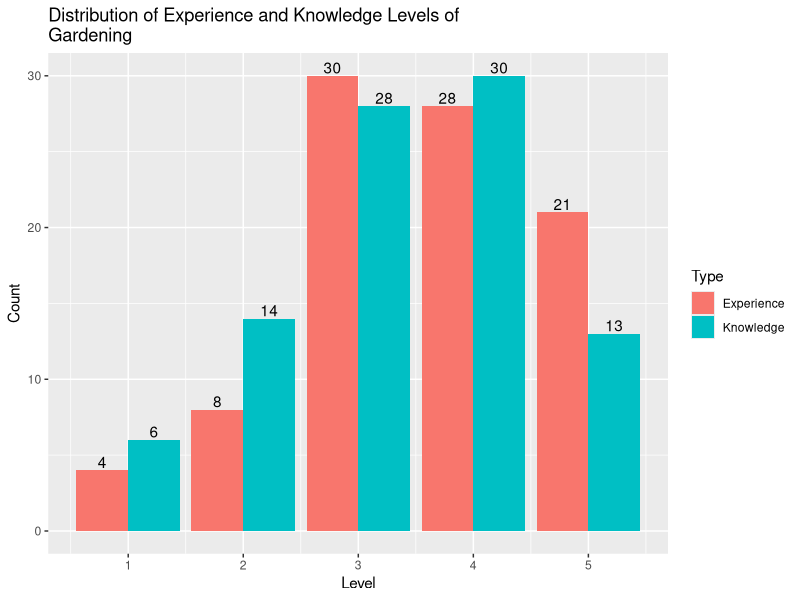
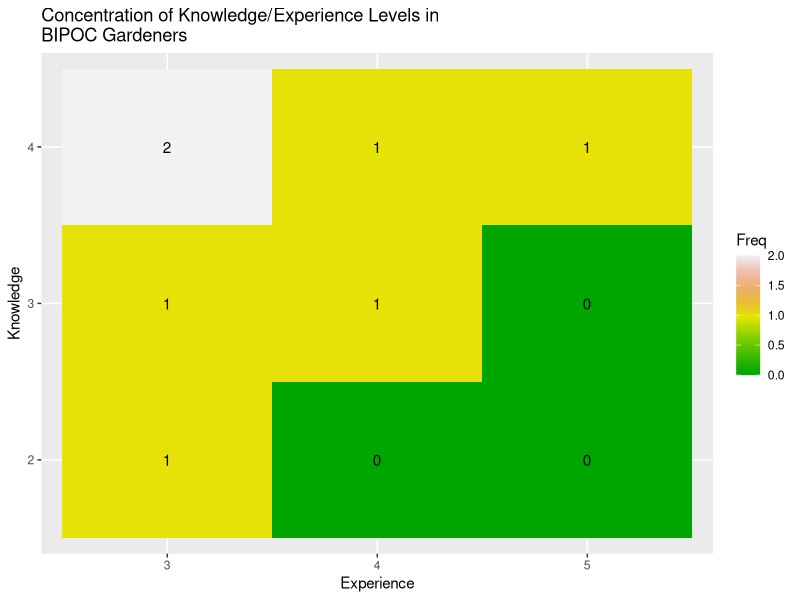
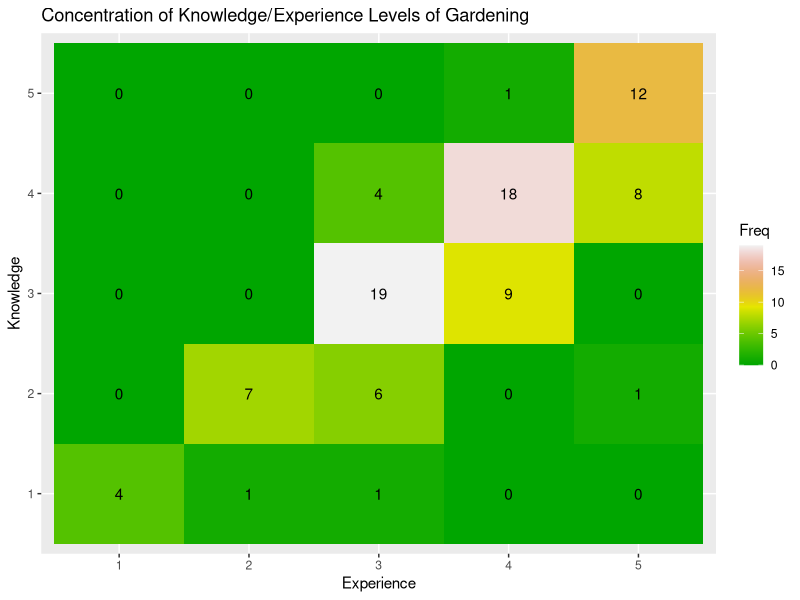
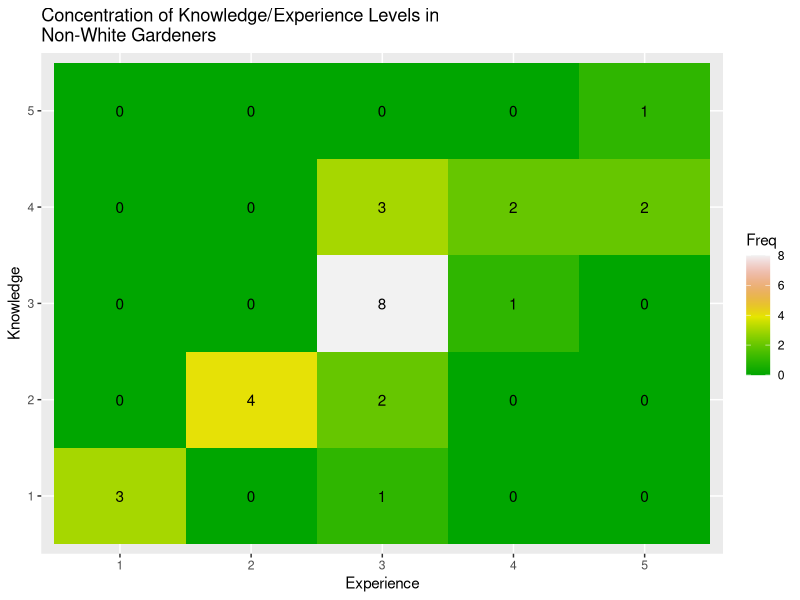
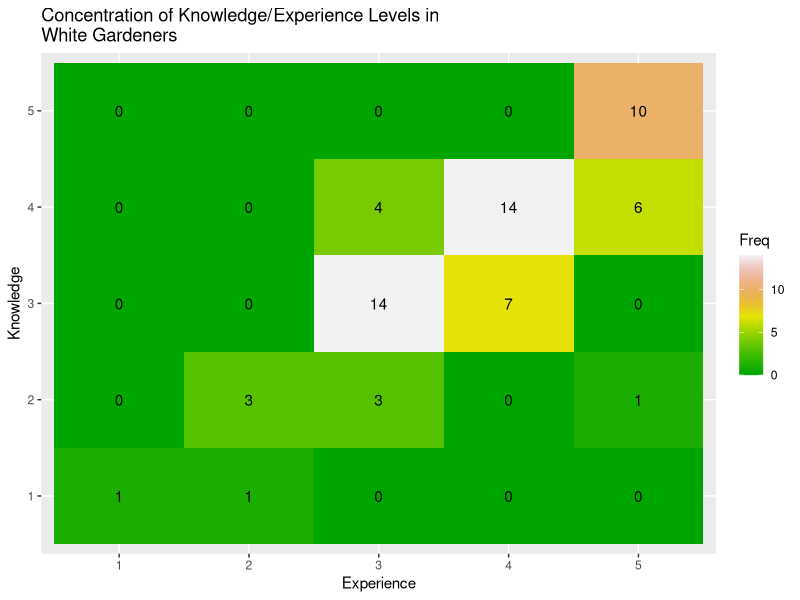
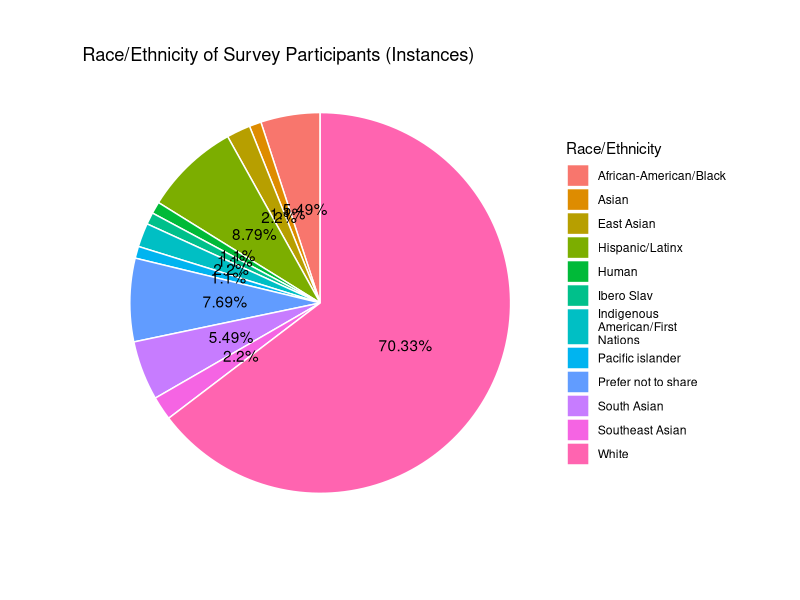
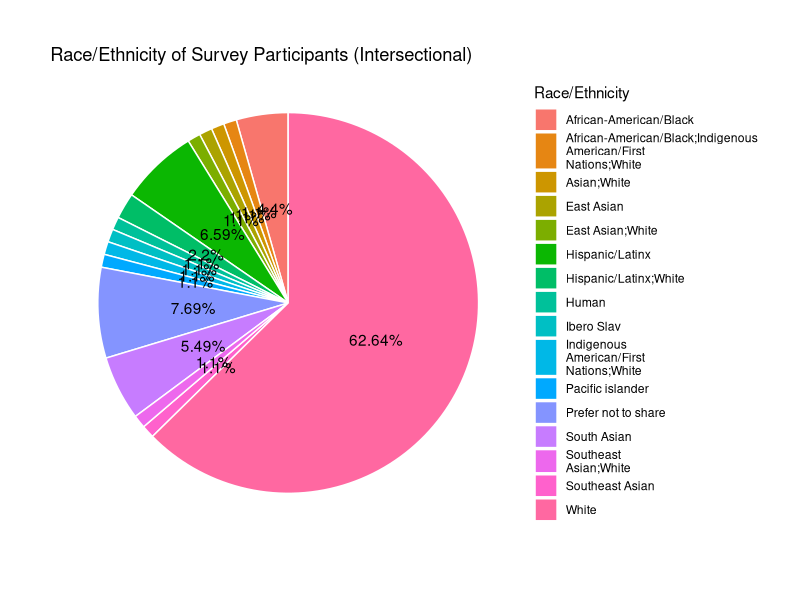

Write the R code that produced these figures, in order.
library("tidyr")
library("ggplot2")
library("dplyr")
library("stringr")

survey <- read.csv("survey.csv")

colnames(survey) <- c('Time', 'Age', 'Gender', 'Race_Ethnicity', 'Income', 'Experience', 'Knowledge', 'BestLearn', 'HowGrow', 'Community', 'WhatCommunity', 'OftenCommunity', 'WhyGarden', 'StruggleCommunity', 'Interview')

survey[survey$Race_Ethnicity == "White/asian", "Race_Ethnicity"] = "Asian;White"


## Race/Ethnicity

survey_race <- survey %>%
  group_by(Race_Ethnicity) %>%
  count() %>%
  ungroup %>%
  mutate(Percentage = round((n / sum(n)) * 100, digits = 2))

survey_race_separate <- survey %>%
  separate_rows(Race_Ethnicity, sep=";") %>%
  group_by(Race_Ethnicity) %>%
  count() %>%
  ungroup %>%
  mutate(Percentage = round((n / nrow(survey)) * 100, digits = 2))


plotInstance <- ggplot(survey_race_separate, aes(x="", y=Percentage, fill=str_wrap(Race_Ethnicity, 20))) +
  geom_bar(stat="identity", width=1, color = "white") +
  coord_polar("y", start=0) +
  theme_void() +
  geom_text(aes(label = paste0(Percentage, "%")), position = position_stack(vjust=0.5)) +
  labs(title = "Race/Ethnicity of Survey Participants (Instances)", x = NULL, y = NULL, fill = "Race/Ethnicity") +
  theme(plot.margin = margin(1,1,1.5,1.2, "cm"))

plotIntersectional <- ggplot(survey_race, aes(x="", y=Percentage, fill=str_wrap(Race_Ethnicity, 20))) +
  geom_bar(stat="identity", width=1, color = "white") +
  coord_polar("y", start=0) +
  theme_void() +
  geom_text(aes(label = paste0(Percentage, "%")), position = position_stack(vjust=0.5)) +
  labs(title = "Race/Ethnicity of Survey Participants (Intersectional)", x = NULL, y = NULL, fill = "Race/Ethnicity") +
  theme(plot.margin = margin(1,1,1.5,1.2, "cm"))

## Experience and Knowledge

survey_experience_knowledge <- survey %>%
  select(Experience, Knowledge) %>%
  gather(key="Type", value="Level", 1:2)

survey_experience_knowledge2 <- survey %>%
  select(Experience, Knowledge)

experience_knowledge_bar <- ggplot(survey_experience_knowledge, aes(fill = Type, x=Level)) +
  geom_bar(stat="count", position = "dodge") +
  labs(title=str_wrap("Distribution of Experience and Knowledge Levels of Gardening", 50)) +
  scale_y_continuous("Count") +
  geom_text(aes(label = after_stat(count)), stat="count", vjust = -0.2, position = position_dodge(.9))

experience_knowledge_heat <- data.frame(table(survey_experience_knowledge2))
experience_knowledge_heat <- ggplot(experience_knowledge_heat, aes(x=Experience,y=Knowledge)) +
  geom_tile(aes(fill=Freq)) +
  geom_text(aes(label=Freq)) +
  scale_fill_gradientn(colours = terrain.colors(40))+
  labs(title = "Concentration of Knowledge/Experience Levels of Gardening")

survey_experience_knowledge_bipoc <- survey %>%
  separate_rows(Race_Ethnicity, sep=";") %>%
  filter(Race_Ethnicity == "African-American/Black" |
           Race_Ethnicity == "Indigenous American/First Nations") %>%
  select(Experience, Knowledge)

survey_experience_knowledge_nonwhite <- survey %>%
  separate_rows(Race_Ethnicity, sep=";") %>%
  filter(Race_Ethnicity != "White" &
           Race_Ethnicity != "Human" &
           Race_Ethnicity != "Prefer not to share") %>%
  select(Experience, Knowledge)

survey_experience_knowledge_white <- survey %>%
  separate_rows(Race_Ethnicity, sep=";") %>%
  select(Race_Ethnicity, Experience, Knowledge) %>%
  filter(Race_Ethnicity == "White")

experience_knowledge_bipoc_heat <- data.frame(table(survey_experience_knowledge_bipoc))
experience_knowledge_bipoc_heat <- ggplot(experience_knowledge_bipoc_heat, aes(x=Experience,y=Knowledge)) +
  geom_tile(aes(fill=Freq)) +
  geom_text(aes(label=Freq)) +
  scale_fill_gradientn(colours = terrain.colors(40))+
  labs(title = str_wrap("Concentration of Knowledge/Experience Levels in BIPOC Gardeners", 50))

experience_knowledge_white_heat <- data.frame(table(survey_experience_knowledge_white))
experience_knowledge_white_hear <- ggplot(experience_knowledge_white_heat, aes(x=Experience,y=Knowledge)) +
  geom_tile(aes(fill=Freq)) +
  geom_text(aes(label=Freq)) +
  scale_fill_gradientn(colours = terrain.colors(40))+
  labs(title = str_wrap("Concentration of Knowledge/Experience Levels in White Gardeners", 50))

experience_knowledge_nonwhite_heat <- data.frame(table(survey_experience_knowledge_nonwhite))
experience_knowledge_nonwhite_heat <- ggplot(experience_knowledge_nonwhite_heat, aes(x=Experience,y=Knowledge)) +
  geom_tile(aes(fill=Freq)) +
  geom_text(aes(label=Freq)) +
  scale_fill_gradientn(colours = terrain.colors(40))+
  labs(title = str_wrap("Concentration of Knowledge/Experience Levels in Non-White Gardeners", 50))
